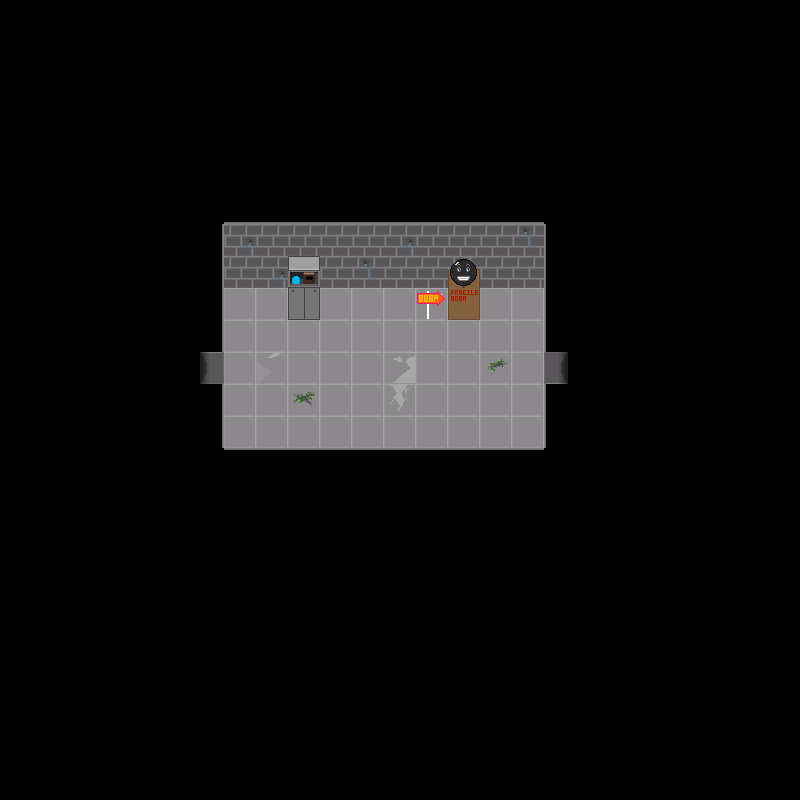

The image is a tile-based game level rendered from a .tmx file. Its description and source (layers, tilesets, objects; grid data summarised) follow:
An orthogonal 25x25 tile map with 32x32 px tiles, 5 tile layers (backgroundLayer, wallLayer, objectLayer, objectAboveLayer, ...), 2 tilesets and 2 objects.

<map version="1.2" tiledversion="1.2.3" orientation="orthogonal" renderorder="right-down" width="25" height="25" tilewidth="32" tileheight="32" infinite="0" nextlayerid="7" nextobjectid="3">
 <tileset firstgid="1" name="floor1tiles" tilewidth="32" tileheight="32" tilecount="81" columns="9">
  <image source="../../assets/Floor 1/Floors/f1spritesheet.png" width="288" height="288" />
  <tile id="21">
   <properties>
    <property name="door" value="down" />
   </properties>
  </tile>
  <tile id="22">
   <properties>
    <property name="door" value="left" />
   </properties>
  </tile>
  <tile id="23">
   <properties>
    <property name="door" value="right" />
   </properties>
  </tile>
  <tile id="24">
   <properties>
    <property name="door" value="up" />
   </properties>
  </tile>
 </tileset>
 <tileset firstgid="82" name="objects" tilewidth="32" tileheight="32" tilecount="20" columns="4">
  <image source="../../assets/Floor 1/Floors/objspritesheet.png" width="128" height="160" />
 </tileset>
 <layer id="2" name="backgroundLayer" width="25" height="25">
  <data>[625 cells, 625 non-empty, 9 distinct tile ids]</data>
 </layer>
 <layer id="3" name="wallLayer" width="25" height="25">
  <data>[625 cells, 62 non-empty, 8 distinct tile ids]</data>
 </layer>
 <layer id="4" name="objectLayer" width="25" height="25">
  <data>[625 cells, 4 non-empty, 4 distinct tile ids]</data>
 </layer>
 <layer id="5" name="objectAboveLayer" width="25" height="25">
  <data>[625 cells, 2 non-empty, 2 distinct tile ids]</data>
 </layer>
 <objectgroup id="6" name="doorLayer">
  <object id="1" gid="81" x="544" y="384" width="32" height="32">
   <properties>
    <property name="door" value="right" />
   </properties>
  </object>
  <object id="2" gid="81" x="192" y="384" width="32" height="32">
   <properties>
    <property name="door" value="left" />
   </properties>
  </object>
 </objectgroup>
 <layer id="1" name="aboveLayer" width="25" height="25">
  <data>[625 cells, 0 non-empty, 0 distinct tile ids]</data>
 </layer>
</map>
